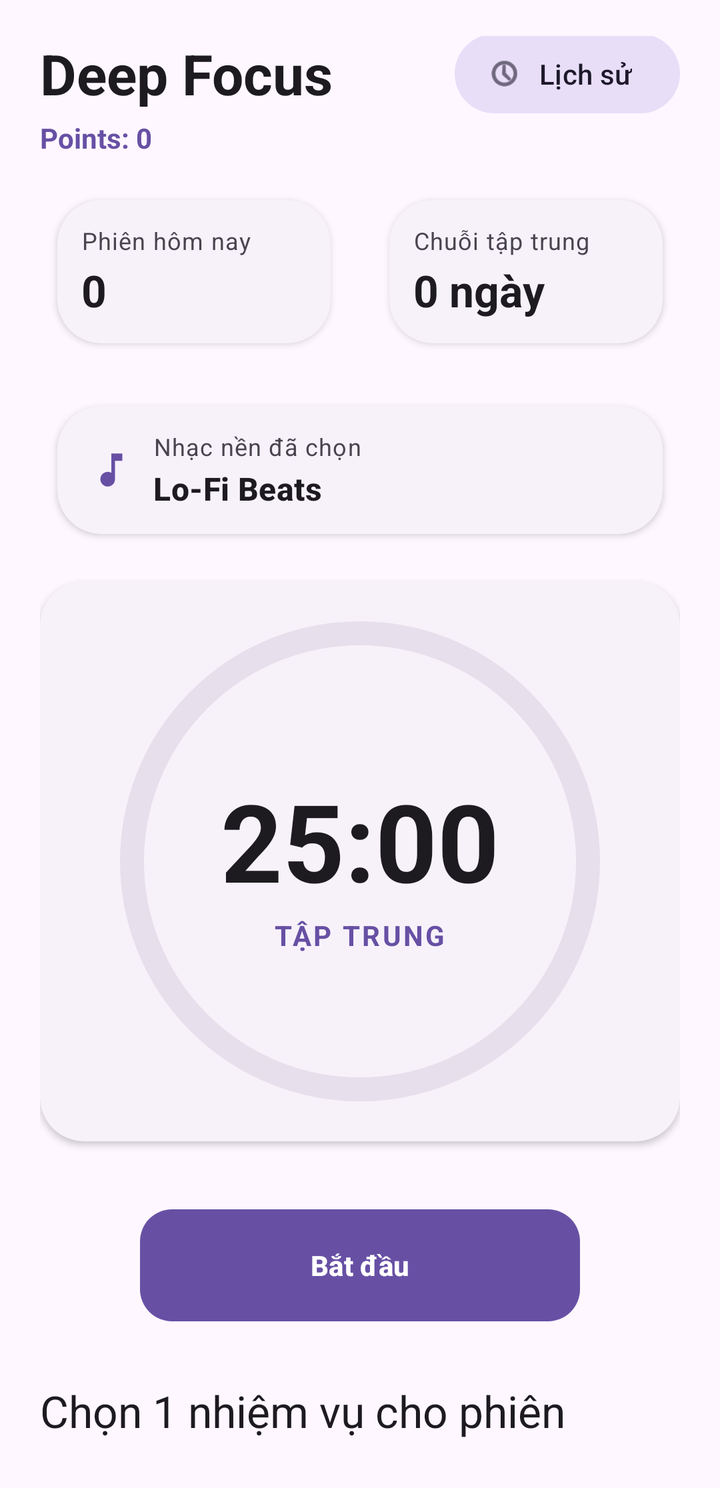
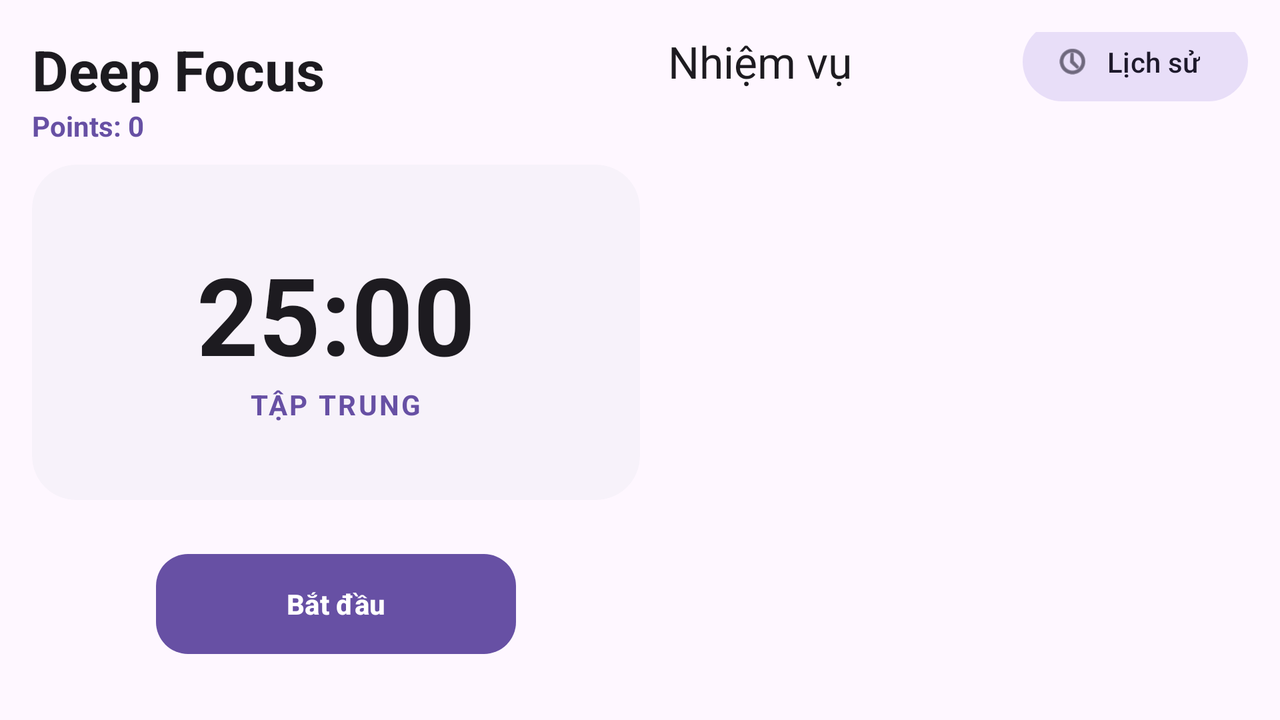

First picture: res/layout/ on a phone held upright. Second picture: the repository's own variant of that layout, on a device whose configuration matches the variant's folder. Source for both follows.
<!-- AndroidManifest.xml: application theme Theme.DeepFocusToDo -->
<!-- res/layout/fragment_home.xml -->
<?xml version="1.0" encoding="utf-8"?>
<androidx.core.widget.NestedScrollView xmlns:android="http://schemas.android.com/apk/res/android"
    xmlns:app="http://schemas.android.com/apk/res-auto"
    xmlns:tools="http://schemas.android.com/tools"
    android:layout_width="match_parent"
    android:layout_height="match_parent"
    android:background="?attr/colorSurface"
    android:fillViewport="true">

    <androidx.constraintlayout.widget.ConstraintLayout
        android:layout_width="match_parent"
        android:layout_height="wrap_content"
        android:paddingHorizontal="20dp"
        android:paddingTop="18dp"
        android:paddingBottom="8dp">

    <TextView
        android:id="@+id/tvAppName"
        android:layout_width="wrap_content"
        android:layout_height="wrap_content"
        android:text="Deep Focus"
        android:textAppearance="@style/TextAppearance.DeepFocus.PageTitle"
        app:layout_constraintStart_toStartOf="parent"
        app:layout_constraintTop_toTopOf="parent" />

    <com.google.android.material.button.MaterialButton
        android:id="@+id/btnViewHistory"
        style="@style/Widget.Material3.Button.TonalButton.Icon"
        android:layout_width="wrap_content"
        android:layout_height="wrap_content"
        android:text="Lịch sử"
        app:icon="@android:drawable/ic_menu_recent_history"
        app:layout_constraintBottom_toBottomOf="@+id/tvAppName"
        app:layout_constraintEnd_toEndOf="parent"
        app:layout_constraintTop_toTopOf="@+id/tvAppName" />

    <TextView
        android:id="@+id/tvHomePoints"
        android:layout_width="wrap_content"
        android:layout_height="wrap_content"
        android:layout_marginTop="4dp"
        android:text="Points: 0"
        android:textColor="?attr/colorPrimary"
        android:textSize="14sp"
        android:textStyle="bold"
        app:layout_constraintStart_toStartOf="@id/tvAppName"
        app:layout_constraintTop_toBottomOf="@id/tvAppName" />

    <LinearLayout
        android:id="@+id/layoutDailyStats"
        android:layout_width="0dp"
        android:layout_height="wrap_content"
        android:layout_marginTop="12dp"
        android:orientation="horizontal"
        app:layout_constraintEnd_toEndOf="parent"
        app:layout_constraintStart_toStartOf="parent"
        app:layout_constraintTop_toBottomOf="@id/tvHomePoints">

        <com.google.android.material.card.MaterialCardView
            style="@style/Widget.DeepFocus.Card"
            android:layout_width="0dp"
            android:layout_height="wrap_content"
            android:layout_marginEnd="6dp"
            android:layout_weight="1"
            app:cardUseCompatPadding="true">

            <LinearLayout
                android:layout_width="match_parent"
                android:layout_height="wrap_content"
                android:orientation="vertical"
                android:padding="12dp">

                <TextView
                    android:layout_width="wrap_content"
                    android:layout_height="wrap_content"
                    android:text="Phiên hôm nay"
                    android:textAppearance="@style/TextAppearance.Material3.BodySmall" />

                <TextView
                    android:id="@+id/tvTodaySessions"
                    android:layout_width="wrap_content"
                    android:layout_height="wrap_content"
                    android:layout_marginTop="2dp"
                    android:text="0"
                    android:textAppearance="@style/TextAppearance.Material3.TitleLarge"
                    android:textStyle="bold" />
            </LinearLayout>
        </com.google.android.material.card.MaterialCardView>

        <com.google.android.material.card.MaterialCardView
            style="@style/Widget.DeepFocus.Card"
            android:layout_width="0dp"
            android:layout_height="wrap_content"
            android:layout_marginStart="6dp"
            android:layout_weight="1"
            app:cardUseCompatPadding="true">

            <LinearLayout
                android:layout_width="match_parent"
                android:layout_height="wrap_content"
                android:orientation="vertical"
                android:padding="12dp">

                <TextView
                    android:layout_width="wrap_content"
                    android:layout_height="wrap_content"
                    android:text="Chuỗi tập trung"
                    android:textAppearance="@style/TextAppearance.Material3.BodySmall" />

                <TextView
                    android:id="@+id/tvFocusStreak"
                    android:layout_width="wrap_content"
                    android:layout_height="wrap_content"
                    android:layout_marginTop="2dp"
                    android:text="0 ngày"
                    android:textAppearance="@style/TextAppearance.Material3.TitleLarge"
                    android:textStyle="bold" />
            </LinearLayout>
        </com.google.android.material.card.MaterialCardView>
    </LinearLayout>

    <com.google.android.material.card.MaterialCardView
        android:id="@+id/cardSelectedTask"
        android:layout_width="0dp"
        android:layout_height="wrap_content"
        android:layout_marginTop="12dp"
        android:visibility="gone"
        app:cardBackgroundColor="?attr/colorSurfaceVariant"
        app:cardCornerRadius="16dp"
        app:cardElevation="0dp"
        app:strokeColor="?attr/colorPrimary"
        app:strokeWidth="1.5dp"
        app:layout_constraintEnd_toEndOf="parent"
        app:layout_constraintStart_toStartOf="parent"
        app:layout_constraintTop_toBottomOf="@id/layoutDailyStats">

        <LinearLayout
            android:layout_width="match_parent"
            android:layout_height="wrap_content"
            android:gravity="center_vertical"
            android:orientation="horizontal"
            android:paddingHorizontal="16dp"
            android:paddingVertical="12dp">

            <ImageView
                android:layout_width="24dp"
                android:layout_height="24dp"
                android:src="@android:drawable/ic_menu_compass"
                app:tint="?attr/colorPrimary" />

            
            <LinearLayout
                android:layout_width="0dp"
                android:layout_height="wrap_content"
                android:layout_weight="1"
                android:layout_marginStart="12dp"
                android:layout_marginEnd="8dp"
                android:orientation="vertical">

                
                <TextView
                    android:layout_width="wrap_content"
                    android:layout_height="wrap_content"
                    android:text="NHIỆM VỤ ĐANG CHỌN CHO TẬP TRUNG"
                    android:textColor="?attr/colorPrimary"
                    android:textSize="11sp"
                    android:textStyle="bold"
                    android:letterSpacing="0.05" />

                
                <TextView
                    android:id="@+id/tvCurrentTaskName"
                    android:layout_width="match_parent"
                    android:layout_height="wrap_content"
                    android:layout_marginTop="2dp"
                    android:ellipsize="end"
                    android:maxLines="1"
                    android:text="Nhiệm vụ hiện tại"
                    android:textColor="?attr/colorOnSurface"
                    android:textSize="16sp"
                    android:textStyle="bold" />
            </LinearLayout>

            
            <ImageButton
                android:id="@+id/btnCancelTask"
                android:layout_width="40dp"
                android:layout_height="40dp"
                android:background="?attr/selectableItemBackgroundBorderless"
                android:contentDescription="Hủy chọn task"
                android:padding="8dp"
                android:scaleType="centerInside"
                android:src="@android:drawable/ic_menu_close_clear_cancel"
                app:tint="?attr/colorOnSurfaceVariant" />

        </LinearLayout>
    </com.google.android.material.card.MaterialCardView>

    <com.google.android.material.card.MaterialCardView
        android:id="@+id/cardSelectedMusic"
        style="@style/Widget.DeepFocus.Card"
        android:layout_width="0dp"
        android:layout_height="wrap_content"
        android:layout_marginTop="12dp"
        app:cardUseCompatPadding="true"
        app:layout_constraintEnd_toEndOf="parent"
        app:layout_constraintStart_toStartOf="parent"
        app:layout_constraintTop_toBottomOf="@id/cardSelectedTask">

        <LinearLayout
            android:layout_width="match_parent"
            android:layout_height="wrap_content"
            android:gravity="center_vertical"
            android:orientation="horizontal"
            android:paddingHorizontal="16dp"
            android:paddingVertical="12dp">

            <ImageView
                android:layout_width="22dp"
                android:layout_height="22dp"
                android:contentDescription="@null"
                android:src="@drawable/ic_music_note_white"
                app:tint="?attr/colorPrimary" />

            <LinearLayout
                android:layout_width="0dp"
                android:layout_height="wrap_content"
                android:layout_marginStart="10dp"
                android:layout_weight="1"
                android:orientation="vertical">

                <TextView
                    android:layout_width="wrap_content"
                    android:layout_height="wrap_content"
                    android:text="Nhạc nền đã chọn"
                    android:textAppearance="@style/TextAppearance.Material3.BodySmall" />

                <TextView
                    android:id="@+id/tvSelectedMusic"
                    android:layout_width="wrap_content"
                    android:layout_height="wrap_content"
                    android:layout_marginTop="2dp"
                    android:text="Lo-Fi Beats"
                    android:textAppearance="@style/TextAppearance.Material3.TitleMedium"
                    android:textStyle="bold" />
            </LinearLayout>
        </LinearLayout>
    </com.google.android.material.card.MaterialCardView>

    <com.google.android.material.card.MaterialCardView
        android:id="@+id/timerCard"
        style="@style/Widget.DeepFocus.Card"
        android:layout_width="0dp"
        android:layout_height="wrap_content"
        android:layout_marginTop="14dp"
        app:layout_constraintEnd_toEndOf="parent"
        app:layout_constraintStart_toStartOf="parent"
        app:layout_constraintTop_toBottomOf="@id/cardSelectedMusic">

        <FrameLayout
            android:id="@+id/timerContainer"
            android:layout_width="match_parent"
            android:layout_height="wrap_content"
            android:paddingVertical="20dp">

            <com.google.android.material.progressindicator.CircularProgressIndicator
                android:id="@+id/progressTimer"
                android:layout_width="240dp"
                android:layout_height="240dp"
                android:layout_gravity="center"
                android:indeterminate="false"
                app:indicatorColor="?attr/colorPrimary"
                app:indicatorDirectionCircular="clockwise"
                app:indicatorInset="0dp"
                app:indicatorSize="240dp"
                app:trackColor="?attr/colorSurfaceVariant"
                app:trackThickness="12dp" />

            <LinearLayout
                android:layout_width="wrap_content"
                android:layout_height="wrap_content"
                android:layout_gravity="center"
                android:gravity="center"
                android:orientation="vertical">

                <TextView
                    android:id="@+id/tvTimer"
                    android:layout_width="wrap_content"
                    android:layout_height="wrap_content"
                    android:text="25:00"
                    android:textColor="?attr/colorOnSurface"
                    android:textSize="54sp"
                    android:textStyle="bold" />

                <TextView
                    android:id="@+id/tvMode"
                    android:layout_width="wrap_content"
                    android:layout_height="wrap_content"
                    android:layout_marginTop="2dp"
                    android:letterSpacing="0.08"
                    android:text="TẬP TRUNG"
                    android:textAllCaps="true"
                    android:textColor="?attr/colorPrimary"
                    android:textSize="14sp"
                    android:textStyle="bold" />
            </LinearLayout>
        </FrameLayout>
    </com.google.android.material.card.MaterialCardView>

    <FrameLayout
        android:id="@+id/controlsContainer"
        android:layout_width="0dp"
        android:layout_height="96dp"
        android:layout_marginTop="14dp"
        app:layout_constraintEnd_toEndOf="parent"
        app:layout_constraintStart_toStartOf="parent"
        app:layout_constraintTop_toBottomOf="@id/timerCard">

        <com.google.android.material.button.MaterialButton
            android:id="@+id/btnStart"
            style="@style/Widget.DeepFocus.Button.Primary"
            android:layout_width="220dp"
            android:layout_height="64dp"
            android:layout_gravity="center"
            android:text="Bắt đầu" />

        <LinearLayout
            android:layout_width="match_parent"
            android:layout_height="wrap_content"
            android:layout_gravity="center"
            android:gravity="center"
            android:orientation="horizontal">

            <com.google.android.material.button.MaterialButton
                android:id="@+id/btnPause"
                style="@style/Widget.DeepFocus.Button.Secondary"
                android:layout_width="0dp"
                android:layout_height="56dp"
                android:layout_marginEnd="8dp"
                android:layout_weight="1"
                android:text="Tạm dừng"
                android:textColor="?attr/colorPrimary"
                android:visibility="gone" />

            <com.google.android.material.button.MaterialButton
                android:id="@+id/btnStop"
                style="@style/Widget.DeepFocus.Button.Secondary"
                android:layout_width="0dp"
                android:layout_height="56dp"
                android:layout_marginStart="8dp"
                android:layout_weight="1"
                android:text="Dừng"
                android:textColor="?attr/colorPrimary"
                android:visibility="gone" />
        </LinearLayout>
    </FrameLayout>

    <TextView
        android:id="@+id/tvTaskHeader"
        android:layout_width="wrap_content"
        android:layout_height="wrap_content"
        android:layout_marginTop="10dp"
        android:text="Chọn 1 nhiệm vụ cho phiên"
        android:textAppearance="@style/TextAppearance.Material3.TitleLarge"
        app:layout_constraintStart_toStartOf="parent"
        app:layout_constraintTop_toBottomOf="@id/controlsContainer" />

    <androidx.recyclerview.widget.RecyclerView
        android:id="@+id/recyclerTasks"
        android:layout_width="0dp"
        android:layout_height="wrap_content"
        android:layout_marginTop="8dp"
        android:clipToPadding="false"
        android:nestedScrollingEnabled="false"
        android:paddingBottom="8dp"
        app:layout_constraintEnd_toEndOf="parent"
        app:layout_constraintStart_toStartOf="parent"
        app:layout_constraintTop_toBottomOf="@id/tvTaskHeader"
        tools:listitem="@layout/item_task" />

    </androidx.constraintlayout.widget.ConstraintLayout>
</androidx.core.widget.NestedScrollView>
<!-- resources referenced by this layout -->
<resources>
  <!-- drawable ic_music_note_white (drawable) -->
  <?xml version="1.0" encoding="utf-8"?>
  <vector xmlns:android="http://schemas.android.com/apk/res/android"
      android:width="24dp"
      android:height="24dp"
      android:viewportWidth="24"
      android:viewportHeight="24">
      <path
          android:fillColor="#FFFFFFFF"
          android:pathData="M12,3v10.55A4,4 0 1,0 14,17V7h4V3H12z" />
  </vector>
  <style name="TextAppearance.DeepFocus.PageTitle" parent="TextAppearance.Material3.HeadlineMedium">
          <item name="android:textStyle">bold</item>
          <item name="android:textColor">?attr/colorOnSurface</item>
      </style>
  <style name="Widget.DeepFocus.Button.Primary" parent="Widget.Material3.Button">
          <item name="cornerRadius">16dp</item>
          <item name="android:textStyle">bold</item>
      </style>
  <style name="Widget.DeepFocus.Button.Secondary" parent="Widget.Material3.Button.OutlinedButton">
          <item name="cornerRadius">16dp</item>
      </style>
  <style name="Widget.DeepFocus.Card" parent="Widget.Material3.CardView.Elevated">
          <item name="cardCornerRadius">22dp</item>
          <item name="cardElevation">2dp</item>
          <item name="cardBackgroundColor">?attr/colorSurfaceContainerLow</item>
      </style>
  <style name="Theme.DeepFocusToDo" parent="Base.Theme.DeepFocusToDo" />
  <style name="Base.Theme.DeepFocusToDo" parent="Theme.Material3.DayNight.NoActionBar">
          
          
      </style>
</resources>
<!-- res/layout-land/fragment_home.xml (the repository's variant of the layout above) -->
<!-- drawn on the phone turned sideways -->
<?xml version="1.0" encoding="utf-8"?>
<androidx.constraintlayout.widget.ConstraintLayout xmlns:android="http://schemas.android.com/apk/res/android"
    xmlns:app="http://schemas.android.com/apk/res-auto"
    xmlns:tools="http://schemas.android.com/tools"
    android:layout_width="match_parent"
    android:layout_height="match_parent"
    android:background="?attr/colorSurface"
    android:padding="16dp">

    <androidx.constraintlayout.widget.Guideline
        android:id="@+id/guideline"
        android:layout_width="wrap_content"
        android:layout_height="wrap_content"
        android:orientation="vertical"
        app:layout_constraintGuide_percent="0.5" />

    <TextView
        android:id="@+id/tvAppName"
        android:layout_width="wrap_content"
        android:layout_height="wrap_content"
        android:text="Deep Focus"
        android:textAppearance="@style/TextAppearance.DeepFocus.PageTitle"
        app:layout_constraintStart_toStartOf="parent"
        app:layout_constraintTop_toTopOf="parent" />

    <TextView
        android:id="@+id/tvHomePoints"
        android:layout_width="wrap_content"
        android:layout_height="wrap_content"
        android:text="Points: 0"
        android:textColor="?attr/colorPrimary"
        android:textSize="14sp"
        android:textStyle="bold"
        app:layout_constraintStart_toStartOf="@id/tvAppName"
        app:layout_constraintTop_toBottomOf="@id/tvAppName" />

    <com.google.android.material.card.MaterialCardView
        android:id="@+id/cardSelectedTask"
        android:layout_width="0dp"
        android:layout_height="wrap_content"
        android:layout_marginTop="10dp"
        android:visibility="gone"
        app:cardBackgroundColor="?attr/colorSurfaceContainer"
        app:cardCornerRadius="18dp"
        app:cardElevation="0dp"
        app:layout_constraintEnd_toStartOf="@id/guideline"
        app:layout_constraintStart_toStartOf="parent"
        app:layout_constraintTop_toBottomOf="@id/tvHomePoints"
        app:strokeColor="?attr/colorOutline"
        app:strokeWidth="1dp">

        <LinearLayout
            android:layout_width="match_parent"
            android:layout_height="wrap_content"
            android:gravity="center_vertical"
            android:orientation="horizontal"
            android:padding="10dp">

            <ImageView
                android:layout_width="18dp"
                android:layout_height="18dp"
                android:src="@android:drawable/ic_menu_edit"
                    app:tint="?attr/colorPrimary" />

            <TextView
                android:id="@+id/tvCurrentTaskName"
                android:layout_width="0dp"
                android:layout_height="wrap_content"
                android:layout_marginStart="8dp"
                android:layout_weight="1"
                android:ellipsize="end"
                android:maxLines="1"
                android:text="Nhiệm vụ hiện tại"
                android:textStyle="bold" />

            <ImageButton
                android:id="@+id/btnCancelTask"
                android:layout_width="26dp"
                android:layout_height="26dp"
                android:background="?attr/selectableItemBackgroundBorderless"
                android:contentDescription="Huy chon task"
                android:src="@android:drawable/ic_menu_close_clear_cancel"
                app:tint="?attr/colorOnSurfaceVariant" />
        </LinearLayout>
    </com.google.android.material.card.MaterialCardView>

    <com.google.android.material.card.MaterialCardView
        android:id="@+id/timerCard"
        style="@style/Widget.DeepFocus.Card"
        android:layout_width="0dp"
        android:layout_height="0dp"
        android:layout_marginTop="10dp"
        app:layout_constraintBottom_toTopOf="@id/controlsContainer"
        app:layout_constraintEnd_toStartOf="@id/guideline"
        app:layout_constraintStart_toStartOf="parent"
        app:layout_constraintTop_toBottomOf="@id/cardSelectedTask">

        <LinearLayout
            android:id="@+id/timerContainer"
            android:layout_width="match_parent"
            android:layout_height="match_parent"
            android:gravity="center"
            android:orientation="vertical">

            <TextView
                android:id="@+id/tvTimer"
                android:layout_width="wrap_content"
                android:layout_height="wrap_content"
                android:text="25:00"
                android:textColor="?attr/colorOnSurface"
                android:textSize="54sp"
                android:textStyle="bold" />

            <TextView
                android:id="@+id/tvMode"
                android:layout_width="wrap_content"
                android:layout_height="wrap_content"
                android:letterSpacing="0.08"
                android:text="TẬP TRUNG"
                android:textAllCaps="true"
                android:textColor="?attr/colorPrimary"
                android:textSize="14sp"
                android:textStyle="bold" />
        </LinearLayout>
    </com.google.android.material.card.MaterialCardView>

    <FrameLayout
        android:id="@+id/controlsContainer"
        android:layout_width="0dp"
        android:layout_height="84dp"
        android:layout_marginTop="10dp"
        app:layout_constraintBottom_toBottomOf="parent"
        app:layout_constraintEnd_toStartOf="@id/guideline"
        app:layout_constraintStart_toStartOf="parent"
        app:layout_constraintTop_toBottomOf="@id/timerCard">

        <com.google.android.material.button.MaterialButton
            android:id="@+id/btnStart"
            style="@style/Widget.DeepFocus.Button.Primary"
            android:layout_width="180dp"
            android:layout_height="58dp"
            android:layout_gravity="center"
            android:text="Bắt đầu" />

        <LinearLayout
            android:layout_width="match_parent"
            android:layout_height="wrap_content"
            android:layout_gravity="center"
            android:gravity="center"
            android:orientation="horizontal">

            <com.google.android.material.button.MaterialButton
                android:id="@+id/btnPause"
                style="@style/Widget.DeepFocus.Button.Secondary"
                android:layout_width="0dp"
                android:layout_height="50dp"
                android:layout_marginEnd="8dp"
                android:layout_weight="1"
                android:text="Tạm dừng"
                android:textColor="?attr/colorPrimary"
                android:visibility="gone" />

            <com.google.android.material.button.MaterialButton
                android:id="@+id/btnStop"
                style="@style/Widget.DeepFocus.Button.Secondary"
                android:layout_width="0dp"
                android:layout_height="50dp"
                android:layout_marginStart="8dp"
                android:layout_weight="1"
                android:text="Dừng"
                android:textColor="?attr/colorPrimary"
                android:visibility="gone" />
        </LinearLayout>
    </FrameLayout>

    <TextView
        android:id="@+id/tvTaskHeader"
        android:layout_width="wrap_content"
        android:layout_height="wrap_content"
        android:layout_marginStart="14dp"
        android:text="Nhiệm vụ"
        android:textAppearance="@style/TextAppearance.Material3.TitleLarge"
        app:layout_constraintStart_toStartOf="@id/guideline"
        app:layout_constraintTop_toTopOf="parent" />

    <com.google.android.material.button.MaterialButton
        android:id="@+id/btnViewHistory"
        style="@style/Widget.Material3.Button.TonalButton.Icon"
        android:layout_width="wrap_content"
        android:layout_height="wrap_content"
        android:text="Lịch sử"
        app:icon="@android:drawable/ic_menu_recent_history"
        app:layout_constraintBottom_toBottomOf="@id/tvTaskHeader"
        app:layout_constraintEnd_toEndOf="parent"
        app:layout_constraintTop_toTopOf="@id/tvTaskHeader" />

    <androidx.recyclerview.widget.RecyclerView
        android:id="@+id/recyclerTasks"
        android:layout_width="0dp"
        android:layout_height="0dp"
        android:layout_marginStart="14dp"
        android:layout_marginTop="6dp"
        android:clipToPadding="false"
        android:paddingBottom="8dp"
        app:layout_constraintBottom_toBottomOf="parent"
        app:layout_constraintEnd_toEndOf="parent"
        app:layout_constraintStart_toStartOf="@id/guideline"
        app:layout_constraintTop_toBottomOf="@id/tvTaskHeader"
        tools:listitem="@layout/item_task" />

</androidx.constraintlayout.widget.ConstraintLayout>
<!-- resources referenced by the variant -->
<!-- as the phone turned sideways resolves them -->
<resources>
  <style name="TextAppearance.DeepFocus.PageTitle" parent="TextAppearance.Material3.HeadlineMedium">
          <item name="android:textStyle">bold</item>
          <item name="android:textColor">?attr/colorOnSurface</item>
      </style>
  <style name="Widget.DeepFocus.Button.Primary" parent="Widget.Material3.Button">
          <item name="cornerRadius">16dp</item>
          <item name="android:textStyle">bold</item>
      </style>
  <style name="Widget.DeepFocus.Button.Secondary" parent="Widget.Material3.Button.OutlinedButton">
          <item name="cornerRadius">16dp</item>
      </style>
  <style name="Widget.DeepFocus.Card" parent="Widget.Material3.CardView.Elevated">
          <item name="cardCornerRadius">22dp</item>
          <item name="cardElevation">2dp</item>
          <item name="cardBackgroundColor">?attr/colorSurfaceContainerLow</item>
      </style>
  <style name="Theme.DeepFocusToDo" parent="Base.Theme.DeepFocusToDo" />
  <style name="Base.Theme.DeepFocusToDo" parent="Theme.Material3.DayNight.NoActionBar">
          
          
      </style>
</resources>
